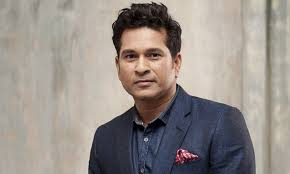
#> input picture media/sachin_tendulkar.jpg, 290 x 174 px, found by its file name
$ python 41_face_detection_haarCascade.py
#> lines starting #> are read from the running program, lines starting #| are printed output that depends on the picture; after the words box and inside, x2 and y2 are one past the last pixel; in counts of white or black regions, pixels touching at a corner belong together
import cv2 as cv

face_cascade = cv.CascadeClassifier('classifiers\haarcascade_frontalface_default.xml')

img = cv.imread('media\sachin_tendulkar.jpg')
#> img is the input picture: shape (174, 290, 3); mean B, G, R 137.2, 142.6, 150.4
gray = cv.cvtColor(img, cv.COLOR_BGR2GRAY)
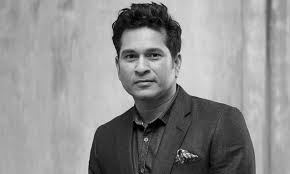
#> gray: shape (174, 290); min 0, max 239, mean 144.3
faces = face_cascade.detectMultiScale(gray, 1.1, 10)
#> faces = [[107, 28, 71, 71]]

for (x,y,w,h) in faces:
    cv.rectangle(img, (x,y),(x+w ,y+h), (0,255,0),3)
#> this loop made 1 pass
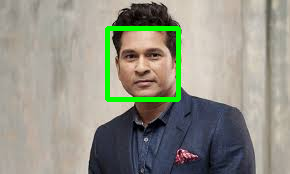
#> img: shape (174, 290, 3); 2.79% of pixels changed, all inside (x1, y1, x2, y2) = (105, 26, 181, 102)

cv.imshow('img', img)
cv.waitKey(0)
cv.destroyAllWindows()
